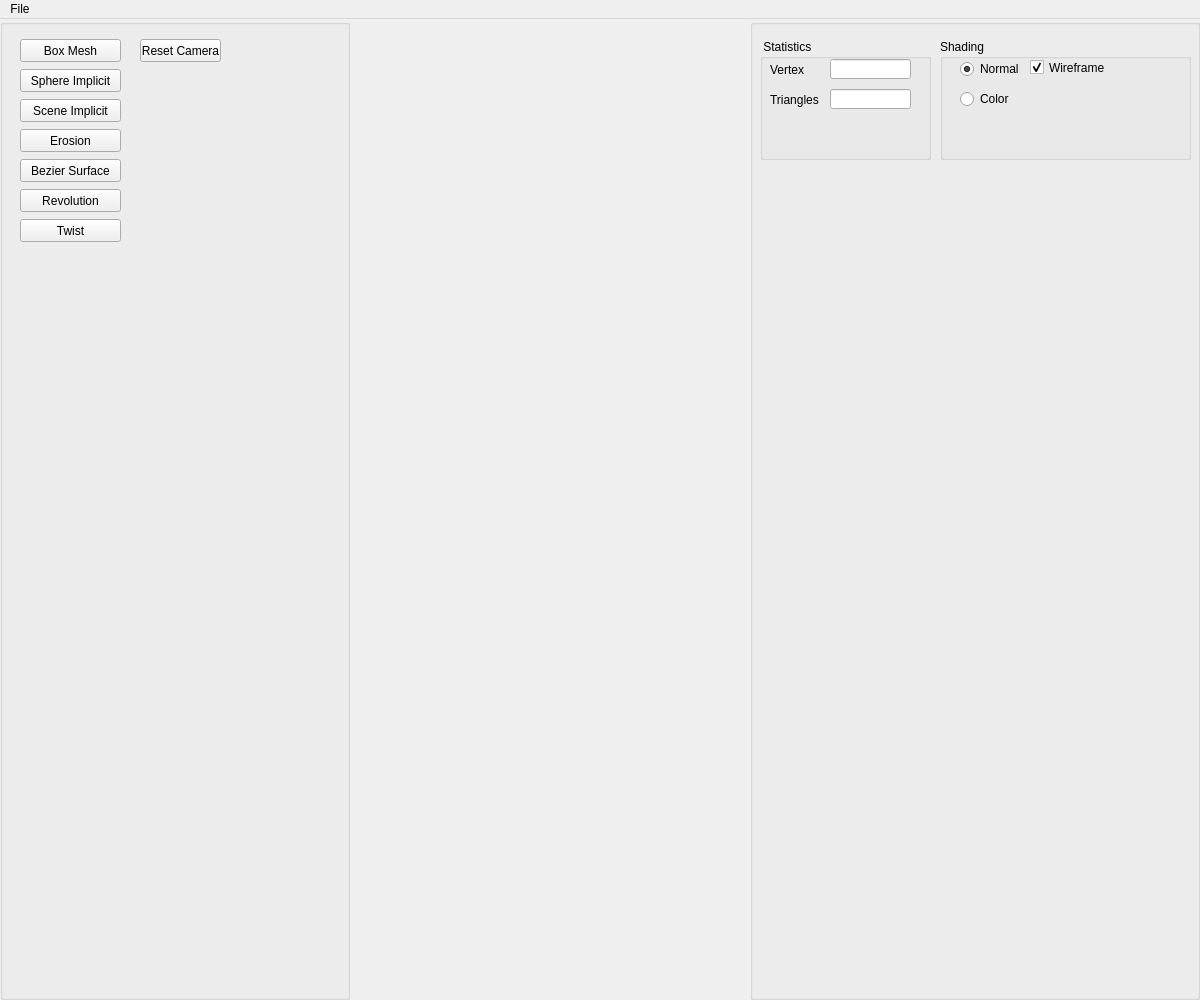
<?xml version="1.0" encoding="UTF-8"?>
<ui version="4.0">
 <class>Assets</class>
 <widget class="QMainWindow" name="Assets">
  <property name="geometry">
   <rect>
    <x>0</x>
    <y>0</y>
    <width>1200</width>
    <height>1000</height>
   </rect>
  </property>
  <property name="minimumSize">
   <size>
    <width>420</width>
    <height>300</height>
   </size>
  </property>
  <property name="windowTitle">
   <string>Implicit Terrain</string>
  </property>
  <widget class="QWidget" name="centralwidget">
   <layout class="QHBoxLayout">
    <property name="spacing">
     <number>0</number>
    </property>
    <property name="leftMargin">
     <number>0</number>
    </property>
    <property name="topMargin">
     <number>0</number>
    </property>
    <property name="rightMargin">
     <number>0</number>
    </property>
    <property name="bottomMargin">
     <number>0</number>
    </property>
    <item>
     <widget class="QGroupBox" name="Objects_groupBox">
      <property name="enabled">
       <bool>true</bool>
      </property>
      <property name="sizePolicy">
       <sizepolicy hsizetype="Fixed" vsizetype="Minimum">
        <horstretch>0</horstretch>
        <verstretch>0</verstretch>
       </sizepolicy>
      </property>
      <property name="minimumSize">
       <size>
        <width>350</width>
        <height>250</height>
       </size>
      </property>
      <property name="title">
       <string/>
      </property>
      <widget class="QPushButton" name="boxMesh">
       <property name="geometry">
        <rect>
         <x>20</x>
         <y>20</y>
         <width>101</width>
         <height>23</height>
        </rect>
       </property>
       <property name="toolTip">
        <string>&lt;!DOCTYPE HTML PUBLIC &quot;-//W3C//DTD HTML 4.0//EN&quot; &quot;http://www.w3.org/TR/REC-html40/strict.dtd&quot;&gt;
&lt;html&gt;&lt;head&gt;&lt;meta name=&quot;qrichtext&quot; content=&quot;1&quot; /&gt;&lt;style type=&quot;text/css&quot;&gt;
p, li { white-space: pre-wrap; }
&lt;/style&gt;&lt;/head&gt;&lt;body style=&quot; font-family:'MS Shell Dlg 2'; font-size:8pt; font-weight:400; font-style:normal;&quot;&gt;
&lt;p style=&quot; margin-top:0px; margin-bottom:0px; margin-left:0px; margin-right:0px; -qt-block-indent:0; text-indent:0px;&quot;&gt;&lt;span style=&quot; color:#5500ff;&quot;&gt;Callback #01&lt;/span&gt;&lt;/p&gt;
&lt;p style=&quot; margin-top:0px; margin-bottom:0px; margin-left:0px; margin-right:0px; -qt-block-indent:0; text-indent:0px;&quot;&gt;&lt;span style=&quot; font-style:italic; color:#aa00ff;&quot;&gt;Create Eurographics 1996 Bear&lt;/span&gt;&lt;/p&gt;&lt;/body&gt;&lt;/html&gt;</string>
       </property>
       <property name="text">
        <string>Box Mesh</string>
       </property>
       <property name="checkable">
        <bool>false</bool>
       </property>
      </widget>
      <widget class="QPushButton" name="resetcameraButton">
       <property name="geometry">
        <rect>
         <x>140</x>
         <y>20</y>
         <width>81</width>
         <height>23</height>
        </rect>
       </property>
       <property name="toolTip">
        <string>&lt;html&gt;&lt;head/&gt;&lt;body&gt;&lt;p&gt;&lt;span style=&quot; color:#5500ff;&quot;&gt;Callback #03&lt;/span&gt;&lt;/p&gt;&lt;p&gt;&lt;span style=&quot; font-style:italic; color:#aa00ff;&quot;&gt;Create Eurographics 1996 Bird&lt;/span&gt;&lt;/p&gt;&lt;/body&gt;&lt;/html&gt;</string>
       </property>
       <property name="text">
        <string>Reset Camera</string>
       </property>
       <property name="checkable">
        <bool>true</bool>
       </property>
       <property name="autoDefault">
        <bool>false</bool>
       </property>
       <property name="default">
        <bool>false</bool>
       </property>
       <property name="flat">
        <bool>false</bool>
       </property>
      </widget>
      <widget class="QPushButton" name="sphereImplicit">
       <property name="geometry">
        <rect>
         <x>20</x>
         <y>50</y>
         <width>101</width>
         <height>23</height>
        </rect>
       </property>
       <property name="toolTip">
        <string>&lt;!DOCTYPE HTML PUBLIC &quot;-//W3C//DTD HTML 4.0//EN&quot; &quot;http://www.w3.org/TR/REC-html40/strict.dtd&quot;&gt;
&lt;html&gt;&lt;head&gt;&lt;meta name=&quot;qrichtext&quot; content=&quot;1&quot; /&gt;&lt;style type=&quot;text/css&quot;&gt;
p, li { white-space: pre-wrap; }
&lt;/style&gt;&lt;/head&gt;&lt;body style=&quot; font-family:'MS Shell Dlg 2'; font-size:8pt; font-weight:400; font-style:normal;&quot;&gt;
&lt;p style=&quot; margin-top:0px; margin-bottom:0px; margin-left:0px; margin-right:0px; -qt-block-indent:0; text-indent:0px;&quot;&gt;&lt;span style=&quot; color:#5500ff;&quot;&gt;Callback #01&lt;/span&gt;&lt;/p&gt;
&lt;p style=&quot; margin-top:0px; margin-bottom:0px; margin-left:0px; margin-right:0px; -qt-block-indent:0; text-indent:0px;&quot;&gt;&lt;span style=&quot; font-style:italic; color:#aa00ff;&quot;&gt;Create Eurographics 1996 Bear&lt;/span&gt;&lt;/p&gt;&lt;/body&gt;&lt;/html&gt;</string>
       </property>
       <property name="text">
        <string>Sphere Implicit</string>
       </property>
       <property name="checkable">
        <bool>false</bool>
       </property>
      </widget>
      <widget class="QPushButton" name="sceneImplicit">
       <property name="geometry">
        <rect>
         <x>20</x>
         <y>80</y>
         <width>101</width>
         <height>23</height>
        </rect>
       </property>
       <property name="toolTip">
        <string>&lt;!DOCTYPE HTML PUBLIC &quot;-//W3C//DTD HTML 4.0//EN&quot; &quot;http://www.w3.org/TR/REC-html40/strict.dtd&quot;&gt;
&lt;html&gt;&lt;head&gt;&lt;meta name=&quot;qrichtext&quot; content=&quot;1&quot; /&gt;&lt;style type=&quot;text/css&quot;&gt;
p, li { white-space: pre-wrap; }
&lt;/style&gt;&lt;/head&gt;&lt;body style=&quot; font-family:'MS Shell Dlg 2'; font-size:8pt; font-weight:400; font-style:normal;&quot;&gt;
&lt;p style=&quot; margin-top:0px; margin-bottom:0px; margin-left:0px; margin-right:0px; -qt-block-indent:0; text-indent:0px;&quot;&gt;&lt;span style=&quot; color:#5500ff;&quot;&gt;Callback #01&lt;/span&gt;&lt;/p&gt;
&lt;p style=&quot; margin-top:0px; margin-bottom:0px; margin-left:0px; margin-right:0px; -qt-block-indent:0; text-indent:0px;&quot;&gt;&lt;span style=&quot; font-style:italic; color:#aa00ff;&quot;&gt;Create Eurographics 1996 Bear&lt;/span&gt;&lt;/p&gt;&lt;/body&gt;&lt;/html&gt;</string>
       </property>
       <property name="text">
        <string>Scene Implicit</string>
       </property>
       <property name="checkable">
        <bool>false</bool>
       </property>
      </widget>
      <widget class="QPushButton" name="erosion">
       <property name="geometry">
        <rect>
         <x>20</x>
         <y>110</y>
         <width>101</width>
         <height>23</height>
        </rect>
       </property>
       <property name="toolTip">
        <string>&lt;!DOCTYPE HTML PUBLIC &quot;-//W3C//DTD HTML 4.0//EN&quot; &quot;http://www.w3.org/TR/REC-html40/strict.dtd&quot;&gt;
&lt;html&gt;&lt;head&gt;&lt;meta name=&quot;qrichtext&quot; content=&quot;1&quot; /&gt;&lt;style type=&quot;text/css&quot;&gt;
p, li { white-space: pre-wrap; }
&lt;/style&gt;&lt;/head&gt;&lt;body style=&quot; font-family:'MS Shell Dlg 2'; font-size:8pt; font-weight:400; font-style:normal;&quot;&gt;
&lt;p style=&quot; margin-top:0px; margin-bottom:0px; margin-left:0px; margin-right:0px; -qt-block-indent:0; text-indent:0px;&quot;&gt;&lt;span style=&quot; color:#5500ff;&quot;&gt;Callback #01&lt;/span&gt;&lt;/p&gt;
&lt;p style=&quot; margin-top:0px; margin-bottom:0px; margin-left:0px; margin-right:0px; -qt-block-indent:0; text-indent:0px;&quot;&gt;&lt;span style=&quot; font-style:italic; color:#aa00ff;&quot;&gt;Create Eurographics 1996 Bear&lt;/span&gt;&lt;/p&gt;&lt;/body&gt;&lt;/html&gt;</string>
       </property>
       <property name="text">
        <string>Erosion</string>
       </property>
       <property name="checkable">
        <bool>false</bool>
       </property>
      </widget>
      <widget class="QPushButton" name="bezier">
       <property name="geometry">
        <rect>
         <x>20</x>
         <y>140</y>
         <width>101</width>
         <height>23</height>
        </rect>
       </property>
       <property name="toolTip">
        <string>&lt;!DOCTYPE HTML PUBLIC &quot;-//W3C//DTD HTML 4.0//EN&quot; &quot;http://www.w3.org/TR/REC-html40/strict.dtd&quot;&gt;
&lt;html&gt;&lt;head&gt;&lt;meta name=&quot;qrichtext&quot; content=&quot;1&quot; /&gt;&lt;style type=&quot;text/css&quot;&gt;
p, li { white-space: pre-wrap; }
&lt;/style&gt;&lt;/head&gt;&lt;body style=&quot; font-family:'MS Shell Dlg 2'; font-size:8pt; font-weight:400; font-style:normal;&quot;&gt;
&lt;p style=&quot; margin-top:0px; margin-bottom:0px; margin-left:0px; margin-right:0px; -qt-block-indent:0; text-indent:0px;&quot;&gt;&lt;span style=&quot; color:#5500ff;&quot;&gt;Callback #01&lt;/span&gt;&lt;/p&gt;
&lt;p style=&quot; margin-top:0px; margin-bottom:0px; margin-left:0px; margin-right:0px; -qt-block-indent:0; text-indent:0px;&quot;&gt;&lt;span style=&quot; font-style:italic; color:#aa00ff;&quot;&gt;Create Eurographics 1996 Bear&lt;/span&gt;&lt;/p&gt;&lt;/body&gt;&lt;/html&gt;</string>
       </property>
       <property name="text">
        <string>Bezier Surface</string>
       </property>
       <property name="checkable">
        <bool>false</bool>
       </property>
      </widget>
      <widget class="QPushButton" name="revolution">
       <property name="geometry">
        <rect>
         <x>20</x>
         <y>170</y>
         <width>101</width>
         <height>23</height>
        </rect>
       </property>
       <property name="toolTip">
        <string>&lt;!DOCTYPE HTML PUBLIC &quot;-//W3C//DTD HTML 4.0//EN&quot; &quot;http://www.w3.org/TR/REC-html40/strict.dtd&quot;&gt;
&lt;html&gt;&lt;head&gt;&lt;meta name=&quot;qrichtext&quot; content=&quot;1&quot; /&gt;&lt;style type=&quot;text/css&quot;&gt;
p, li { white-space: pre-wrap; }
&lt;/style&gt;&lt;/head&gt;&lt;body style=&quot; font-family:'MS Shell Dlg 2'; font-size:8pt; font-weight:400; font-style:normal;&quot;&gt;
&lt;p style=&quot; margin-top:0px; margin-bottom:0px; margin-left:0px; margin-right:0px; -qt-block-indent:0; text-indent:0px;&quot;&gt;&lt;span style=&quot; color:#5500ff;&quot;&gt;Callback #01&lt;/span&gt;&lt;/p&gt;
&lt;p style=&quot; margin-top:0px; margin-bottom:0px; margin-left:0px; margin-right:0px; -qt-block-indent:0; text-indent:0px;&quot;&gt;&lt;span style=&quot; font-style:italic; color:#aa00ff;&quot;&gt;Create Eurographics 1996 Bear&lt;/span&gt;&lt;/p&gt;&lt;/body&gt;&lt;/html&gt;</string>
       </property>
       <property name="text">
        <string>Revolution</string>
       </property>
       <property name="checkable">
        <bool>false</bool>
       </property>
      </widget>
      <widget class="QPushButton" name="twist">
       <property name="geometry">
        <rect>
         <x>20</x>
         <y>200</y>
         <width>101</width>
         <height>23</height>
        </rect>
       </property>
       <property name="toolTip">
        <string>&lt;!DOCTYPE HTML PUBLIC &quot;-//W3C//DTD HTML 4.0//EN&quot; &quot;http://www.w3.org/TR/REC-html40/strict.dtd&quot;&gt;
&lt;html&gt;&lt;head&gt;&lt;meta name=&quot;qrichtext&quot; content=&quot;1&quot; /&gt;&lt;style type=&quot;text/css&quot;&gt;
p, li { white-space: pre-wrap; }
&lt;/style&gt;&lt;/head&gt;&lt;body style=&quot; font-family:'MS Shell Dlg 2'; font-size:8pt; font-weight:400; font-style:normal;&quot;&gt;
&lt;p style=&quot; margin-top:0px; margin-bottom:0px; margin-left:0px; margin-right:0px; -qt-block-indent:0; text-indent:0px;&quot;&gt;&lt;span style=&quot; color:#5500ff;&quot;&gt;Callback #01&lt;/span&gt;&lt;/p&gt;
&lt;p style=&quot; margin-top:0px; margin-bottom:0px; margin-left:0px; margin-right:0px; -qt-block-indent:0; text-indent:0px;&quot;&gt;&lt;span style=&quot; font-style:italic; color:#aa00ff;&quot;&gt;Create Eurographics 1996 Bear&lt;/span&gt;&lt;/p&gt;&lt;/body&gt;&lt;/html&gt;</string>
       </property>
       <property name="text">
        <string>Twist</string>
       </property>
       <property name="checkable">
        <bool>false</bool>
       </property>
      </widget>
     </widget>
    </item>
    <item>
     <widget class="QWidget" name="widget_GL" native="true"/>
    </item>
    <item>
     <widget class="QGroupBox" name="Parameters_groupBox">
      <property name="sizePolicy">
       <sizepolicy hsizetype="Maximum" vsizetype="Minimum">
        <horstretch>0</horstretch>
        <verstretch>0</verstretch>
       </sizepolicy>
      </property>
      <property name="minimumSize">
       <size>
        <width>450</width>
        <height>141</height>
       </size>
      </property>
      <property name="title">
       <string/>
      </property>
      <widget class="QGroupBox" name="groupBox_4">
       <property name="geometry">
        <rect>
         <x>10</x>
         <y>20</y>
         <width>171</width>
         <height>121</height>
        </rect>
       </property>
       <property name="title">
        <string> Statistics</string>
       </property>
       <widget class="QLabel" name="label_2">
        <property name="geometry">
         <rect>
          <x>10</x>
          <y>20</y>
          <width>61</width>
          <height>21</height>
         </rect>
        </property>
        <property name="text">
         <string>Vertex</string>
        </property>
       </widget>
       <widget class="QLineEdit" name="lineEdit_2">
        <property name="geometry">
         <rect>
          <x>70</x>
          <y>50</y>
          <width>81</width>
          <height>20</height>
         </rect>
        </property>
        <property name="alignment">
         <set>Qt::AlignRight|Qt::AlignTrailing|Qt::AlignVCenter</set>
        </property>
       </widget>
       <widget class="QLabel" name="label_3">
        <property name="geometry">
         <rect>
          <x>10</x>
          <y>50</y>
          <width>61</width>
          <height>21</height>
         </rect>
        </property>
        <property name="text">
         <string>Triangles</string>
        </property>
       </widget>
       <widget class="QLineEdit" name="lineEdit">
        <property name="geometry">
         <rect>
          <x>70</x>
          <y>20</y>
          <width>81</width>
          <height>20</height>
         </rect>
        </property>
        <property name="text">
         <string/>
        </property>
        <property name="alignment">
         <set>Qt::AlignRight|Qt::AlignTrailing|Qt::AlignVCenter</set>
        </property>
       </widget>
      </widget>
      <widget class="QGroupBox" name="groupBox_13">
       <property name="geometry">
        <rect>
         <x>190</x>
         <y>20</y>
         <width>251</width>
         <height>121</height>
        </rect>
       </property>
       <property name="title">
        <string>Shading</string>
       </property>
       <widget class="QRadioButton" name="radioShadingButton_1">
        <property name="geometry">
         <rect>
          <x>20</x>
          <y>20</y>
          <width>61</width>
          <height>20</height>
         </rect>
        </property>
        <property name="text">
         <string>Normal</string>
        </property>
        <property name="checked">
         <bool>true</bool>
        </property>
       </widget>
       <widget class="QCheckBox" name="wireframe">
        <property name="geometry">
         <rect>
          <x>90</x>
          <y>20</y>
          <width>81</width>
          <height>17</height>
         </rect>
        </property>
        <property name="text">
         <string>Wireframe</string>
        </property>
        <property name="checked">
         <bool>true</bool>
        </property>
       </widget>
       <widget class="QRadioButton" name="radioShadingButton_2">
        <property name="geometry">
         <rect>
          <x>20</x>
          <y>50</y>
          <width>61</width>
          <height>20</height>
         </rect>
        </property>
        <property name="text">
         <string>Color</string>
        </property>
        <property name="checked">
         <bool>false</bool>
        </property>
       </widget>
      </widget>
     </widget>
    </item>
   </layout>
  </widget>
  <widget class="QMenuBar" name="menubar">
   <property name="geometry">
    <rect>
     <x>0</x>
     <y>0</y>
     <width>1200</width>
     <height>22</height>
    </rect>
   </property>
   <widget class="QMenu" name="menuFile">
    <property name="title">
     <string>File</string>
    </property>
   </widget>
   <addaction name="menuFile"/>
  </widget>
  <action name="actionExit">
   <property name="text">
    <string>Exit</string>
   </property>
   <property name="shortcut">
    <string>Esc</string>
   </property>
  </action>
  <action name="actionNew_Scene">
   <property name="text">
    <string>New Scene</string>
   </property>
  </action>
  <action name="actionExport_obj">
   <property name="text">
    <string>OBJ File (.obj)</string>
   </property>
  </action>
  <action name="actionExport_ma">
   <property name="text">
    <string>Maya File (.ma)</string>
   </property>
  </action>
  <action name="actionLoad_ma">
   <property name="text">
    <string>Load</string>
   </property>
  </action>
  <action name="actionGL">
   <property name="text">
    <string>GL</string>
   </property>
  </action>
  <action name="actionVectorized">
   <property name="text">
    <string>Vectorized</string>
   </property>
  </action>
  <action name="actionExport_svg">
   <property name="text">
    <string>SVG File (.svg)</string>
   </property>
  </action>
  <action name="actionSphere_Tracing_png">
   <property name="text">
    <string>Sphere Tracing (.png)</string>
   </property>
  </action>
 </widget>
 <resources/>
 <connections/>
</ui>
